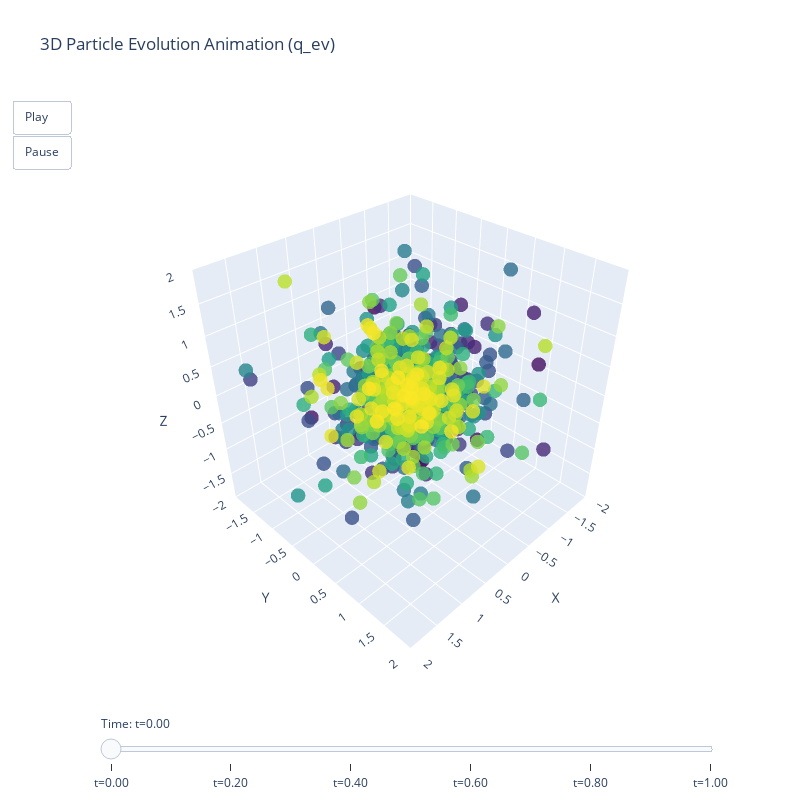

The cell this chart's notebook holds for it:
### Code cell
# Create animation frames for particle evolution
frames = []

for i, t_val in enumerate(ts[::2]):  # Use every 2nd frame for smoother animation
    frame = go.Frame(
        data=[
            go.Scatter3d(
                x=q_tree_2a[i*2, :, 0],
                y=q_tree_2a[i*2, :, 1],
                z=q_tree_2a[i*2, :, 2],
                mode='markers',
                marker=dict(
                    size=5,
                    color=np.arange(len(q)),
                    colorscale='viridis',
                    opacity=0.8
                ),
                name='Particles'
            )
        ],
        name=str(i)
    )
    frames.append(frame)

# Create initial figure
fig = go.Figure(
    data=[
        go.Scatter3d(
            x=q_tree_2a[0, :, 0],
            y=q_tree_2a[0, :, 1],
            z=q_tree_2a[0, :, 2],
            mode='markers',
            marker=dict(
                size=5,
                color=np.arange(len(q)),
                colorscale='viridis',
                opacity=0.8
            ),
            name='Particles'
        )
    ],
    frames=frames
)

# Add animation controls
fig.update_layout(
    title='3D Particle Evolution Animation (q_ev)',
    scene=dict(
        xaxis_title='X',
        yaxis_title='Y',
        zaxis_title='Z',
        aspectmode='cube',
        camera=dict(eye=dict(x=1.5, y=1.5, z=1.5)),
        xaxis=dict(range=[-2, 2]),
        yaxis=dict(range=[-2, 2]),
        zaxis=dict(range=[-2, 2])
    ),
    updatemenus=[
        dict(
            type='buttons',
            showactive=False,
            buttons=[
                dict(
                    label='Play',
                    method='animate',
                    args=[None, dict(frame=dict(duration=100, redraw=True), fromcurrent=True)]
                ),
                dict(
                    label='Pause',
                    method='animate',
                    args=[[None], dict(frame=dict(duration=0, redraw=False), mode='immediate')]
                )
            ]
        )
    ],
    sliders=[
        dict(
            steps=[
                dict(
                    args=[[f.name], dict(frame=dict(duration=0, redraw=True), mode='immediate')],
                    label=f't={ts[int(f.name)*2]:.2f}',
                    method='animate'
                ) for f in frames
            ],
            active=0,
            currentvalue=dict(prefix='Time: ')
        )
    ],
    width=800,
    height=800
)

fig.show()

### Figure 1 — Plotly figure (JSON) as saved in the notebook; plotly's stock layout.template omitted (floating-point values rounded to 4 significant figures; data arrays with more than 128 entries replaced by an {"elided": "..."} marker saying what was removed)
{"data": [{"marker": {"color": {"elided": "1000 int values"}, "colorscale": [[0, "#440154"], [0.1111, "#482878"], [0.2222, "#3e4989"], [0.3333, "#31688e"], [0.4444, "#26828e"], [0.5556, "#1f9e89"], [0.6667, "#35b779"], [0.7778, "#6ece58"], [0.8889, "#b5de2b"], [1, "#fde725"]], "opacity": 0.8, "size": 5}, "mode": "markers", "name": "Particles", "type": "scatter3d", "x": {"elided": "1000 float values"}, "y": {"elided": "1000 float values"}, "z": {"elided": "1000 float values"}}], "layout": {"height": 800, "scene": {"aspectmode": "cube", "camera": {"eye": {"x": 1.5, "y": 1.5, "z": 1.5}}, "xaxis": {"range": [-2, 2], "title": {"text": "X"}}, "yaxis": {"range": [-2, 2], "title": {"text": "Y"}}, "zaxis": {"range": [-2, 2], "title": {"text": "Z"}}}, "sliders": [{"active": 0, "currentvalue": {"prefix": "Time: "}, "steps": [{"args": [["0"], {"frame": {"duration": 0, "redraw": true}, "mode": "immediate"}], "label": "t=0.00", "method": "animate"}, {"args": [["1"], {"frame": {"duration": 0, "redraw": true}, "mode": "immediate"}], "label": "t=0.20", "method": "animate"}, {"args": [["2"], {"frame": {"duration": 0, "redraw": true}, "mode": "immediate"}], "label": "t=0.40", "method": "animate"}, {"args": [["3"], {"frame": {"duration": 0, "redraw": true}, "mode": "immediate"}], "label": "t=0.60", "method": "animate"}, {"args": [["4"], {"frame": {"duration": 0, "redraw": true}, "mode": "immediate"}], "label": "t=0.80", "method": "animate"}, {"args": [["5"], {"frame": {"duration": 0, "redraw": true}, "mode": "immediate"}], "label": "t=1.00", "method": "animate"}]}], "title": {"text": "3D Particle Evolution Animation (q_ev)"}, "updatemenus": [{"buttons": [{"args": [null, {"frame": {"duration": 100, "redraw": true}, "fromcurrent": true}], "label": "Play", "method": "animate"}, {"args": [[null], {"frame": {"duration": 0, "redraw": false}, "mode": "immediate"}], "label": "Pause", "method": "animate"}], "showactive": false, "type": "buttons"}], "width": 800}}
